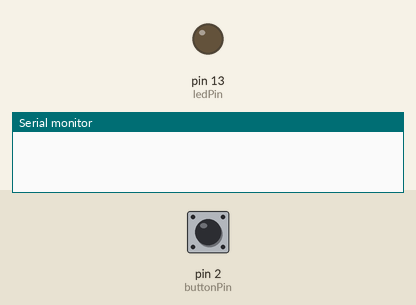
This sketch was run on a simulated Arduino Uno, built with avr-gcc and run on an emulated ATmega328P. Parts: output pins drawn as LEDs (lit = HIGH), the last lines printed to the serial monitor. Inputs (shaded band) come from the test bench; at power-on: pin 2 (buttonPin) LOW.

Above: at 1.2 s.
1.3 s: pin 2 (buttonPin) pulled HIGH for 0.15 s
At 2.8 s:
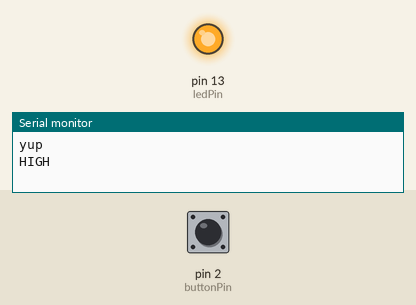
4.4 s: pin 2 (buttonPin) pulled HIGH for 1 s
At 8.2 s:
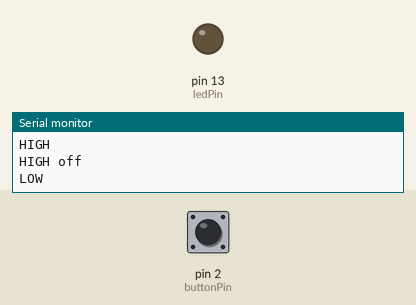
8.4 s: pin 2 (buttonPin) pulled HIGH for 3.2 s
At 9.4 s:
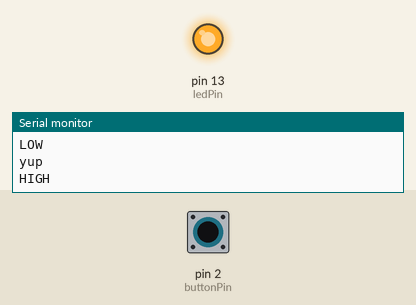
Timing chart, 0 to 13.0 s (numbered marks = the images above; inputs shaded):
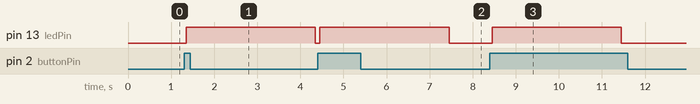

The sketch:

statechange_to_switch_countdown_object.ino
```cpp
// this constant won't change:
const int  buttonPin = 2;    // the pin that the pushbutton is attached to
const int ledPin = 13;       // the pin that the LED is attached to

// Variables will change:
int buttonPushCounter = 0;   // counter for the number of button presses
int buttonState = 0;         // current state of the button
int lastButtonState = 0;     // previous state of the button
boolean tracker = false;  // apparently booleans use up less data than ints, since this is just a 1 or 0
// to track if the HIGH function is still running I used the boolean


void setup() {
  // initialize the button pin as a input:
  pinMode(buttonPin, INPUT);
  // initialize the LED as an output:
  pinMode(ledPin, OUTPUT);
  // initialize serial communication:
  Serial.begin(9600);
}


void loop() {
  // read the pushbutton input pin:
  buttonState = digitalRead(buttonPin);

  // compare the buttonState to its previous state and see if it changed
  if (buttonState != lastButtonState) {
    // Delay a little bit to avoid bouncing
    delay(50);
    // if the state has is high and the countdown isn't running
    if ((buttonState == HIGH) && (tracker == false)) {

      //print line confirms that this state is triggered even if the function fails
      Serial.println("yup");
      //note that you need () after the function
      on_countdown();

    }
    else

    {
      // if the current state is LOW then the button
      // went from on to off:
      Serial.println("LOW");
      digitalWrite(ledPin, LOW);
    }

  }
  // save the current state as the last state,
  //for next time through the loop
  lastButtonState = buttonState;


}

//****************************************************
/* functions */
//****************************************************

// this function is "void" becuase it is not expected to return a value - it just does something
void on_countdown () {
  Serial.println("HIGH");
  digitalWrite(ledPin, HIGH);
  delay(3000);
  tracker = true;
  digitalWrite(ledPin, LOW);
  Serial.println("HIGH off");
  tracker = false;
}
```

Measured:
- after the input at 1.3 s, pin 13 (ledPin): LOW → HIGH after 0.05 s, → LOW 3.0 s later
- after the input at 4.4 s, pin 13 (ledPin): LOW → HIGH after 0.05 s, → LOW 3.0 s later
- after the input at 8.4 s, pin 13 (ledPin): LOW → HIGH after 0.05 s, → LOW 3.0 s later
